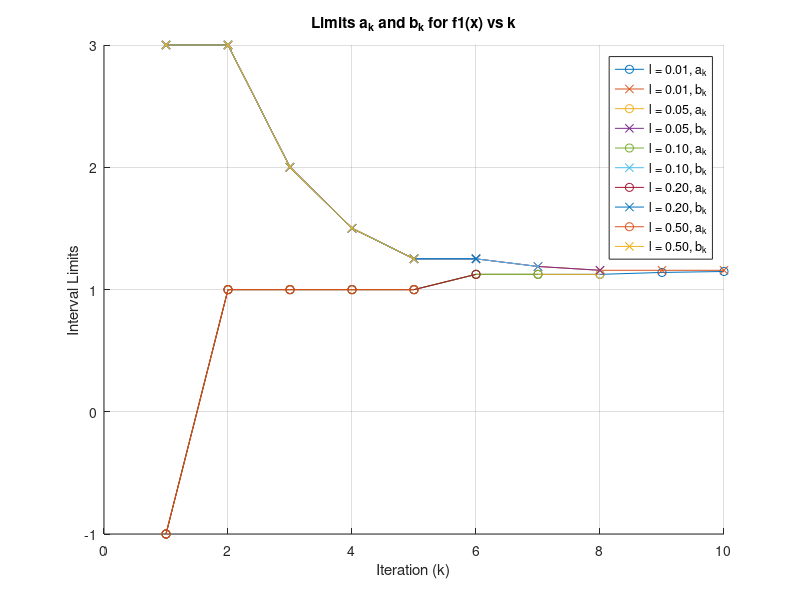

Source code (MATLAB):
% Ορισμός της συνάρτησης f1
f1 = @(x) (x - 2).^2 + x .* log(x + 3); % f1(x) = (x - 2)^2 + x * ln(x + 3)

% Αρχικό διάστημα [a, b]
a_init = -1;
b_init = 3;

% Σταθερή τιμή epsilon
epsilon = 0.001;

% Διαφορετικές τιμές για το l
l_values = [0.01, 0.05, 0.1, 0.2, 0.5]; % Οι ζητούμενες τιμές του l

% Πίνακες για αποθήκευση των ορίων a_k και b_k
a_values_f1 = cell(size(l_values)); % Cell array για a_k
b_values_f1 = cell(size(l_values)); % Cell array για b_k

% Βρόχος για διαφορετικές τιμές του l
for i = 1:length(l_values)
    l = l_values(i); % Επιλέγουμε το τρέχον l
    a = a_init;  % Επαναφορά του a στο αρχικό -1
    b = b_init;  % Επαναφορά του b στο αρχικό 3
    count = 0; % Reset για κάθε συνάρτηση
    k = 1; % Αρχικοποίηση του k
    a_k = []; % Δημιουργία πίνακα για a_k
    b_k = []; % Δημιουργία πίνακα για b_k
    
    % Αποθήκευση των αρχικών τιμών του a και του b
    a_k = [a_k; a]; %#ok<AGROW>
    b_k = [b_k; b]; %#ok<AGROW>
    
    % Βρόχος διχοτόμησης
    while (b - a) > l
        % Υπολογισμός των x1k και x2k
        x1k = (a + b) / 2 - epsilon;
        x2k = (a + b) / 2 + epsilon;
        
        % Υπολογισμός των τιμών της συνάρτησης στα σημεία x1k και x2k
        f1k = f1(x1k);
        f2k = f1(x2k);
        count = count + 2; % Αύξηση του αριθμού των υπολογισμών
        
        % Ενημέρωση ορίων με βάση τις τιμές της συνάρτησης
        if f1k < f2k
            b = x2k;
        else
            a = x1k;
        end
        
        % Εμφάνιση των τρεχουσών τιμών για διαγνωστικούς σκοπούς
        disp(['Iteration: ', num2str(k), ' a: ', num2str(a), ' b: ', num2str(b)]);
        disp(['x1k: ', num2str(x1k), ' x2k: ', num2str(x2k)]);
        disp(['f1(x1k): ', num2str(f1k), ' f1(x2k): ', num2str(f2k)]);
        
        % Αποθήκευση των τρεχουσών τιμών a και b
        a_k = [a_k; a]; %#ok<AGROW>
        b_k = [b_k; b]; %#ok<AGROW>
        k = k + 1; % Αύξηση του k
    end
    % Αποθήκευση των τελικών τιμών a_k και b_k
    a_values_f1{i} = a_k; % Αποθήκευση των τιμών a_k
    b_values_f1{i} = b_k; % Αποθήκευση των τιμών b_k
end

% Γραφική παράσταση των ορίων για f1
figure;
hold on;
for i = 1:length(l_values)
    k = 1:length(a_values_f1{i});
    plot(k, a_values_f1{i}, '-o', 'DisplayName', sprintf('l = %.2f, a_k', l_values(i)));
    plot(k, b_values_f1{i}, '-x', 'DisplayName', sprintf('l = %.2f, b_k', l_values(i)));
end
xlabel('Iteration (k)');
ylabel('Interval Limits');
title('Limits a_k and b_k for f1(x) vs k');
legend show;
grid on;
hold off;